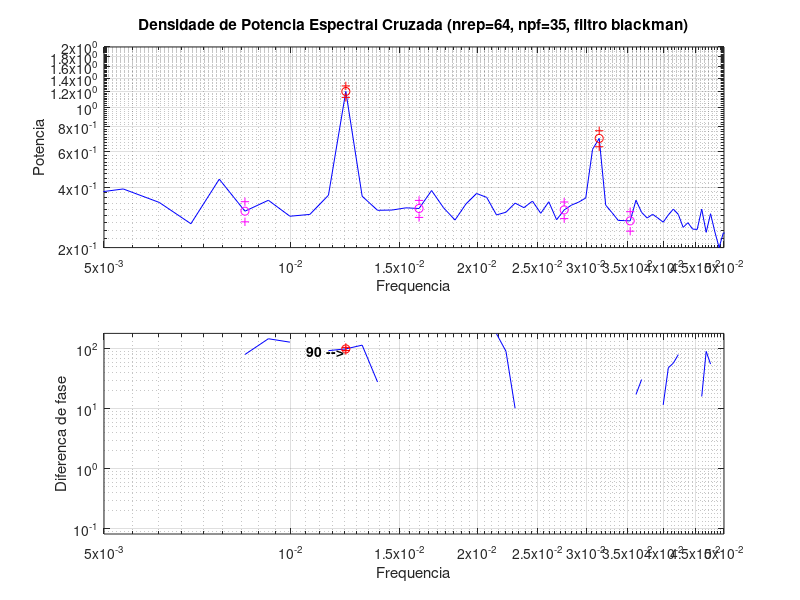

Write MATLAB code to recreate this figure.
clear all;

rt=2;
t=0:1:2^(18)-1;
t=t*rt;
w1=2*pi/101/rt;
w2=2*pi/164/rt;
w3=2*pi/254/rt;
h1=.25*pi;
h2=0;
h3=pi;
A1=1;
A2=0.5;
A3=2;
ys1=A1*sin(w1*t+h1)+A2*sin(w2*t+h2)+A3*sin(w3*t+h3);
yn=30*randn(size(t));
yns1=yn+ys1;  
h1=h1+.5*pi;
h3=h3-.5*pi;
ys2=A3*sin(w1*t+h1)+A1*sin(w3*t+h3);
yn=30*randn(size(t));
yns2=yn+ys2;  

lt=length(t);

npf=35;

inxs=(npf-1)/2;

myfilter=blackman(npf);

myfilter=myfilter/sum(myfilter);

nrep=64;

nfft=round(lt/nrep);

fyb=zeros(nfft/2,nrep);

for j=1:nrep,

  i1=(j-1)*nfft+1;
  i2=i1+nfft-1;
  
  y1=conv(yns1(i1:i2),myfilter);
  y2=conv(yns2(i1:i2),myfilter);
  
  y1=y1(inxs+1:length(y1)-inxs);
  y2=y2(inxs+1:length(y2)-inxs);

  
  fy1=fft(y1); 
  fy2=fft(y2); 
  
  fy=2*fy2.*conj(fy1)/nfft.^2; 
  
  fyb(:,j)=fliplr(fy((length(fy)/2)+1:length(fy)))';

end

fyb=fyb';


ma=mean(sqrt(fyb.*conj(fyb)));
sa=std(sqrt(fyb.*conj(fyb)))/sqrt(nrep);

f=atan2(imag(fyb),real(fyb));
fu=cos(f);
fv=sin(f);
mf=atan2(mean(fv),mean(fu));


sf=atan2(std(imag(fyb)),std(real(fyb)))/sqrt(nrep);

freq=2*pi*[1:length(t(1:nfft))/2]/max(t(1:nfft));

mas=fliplr(sort(ma));
mas=mas(1:2);
idx=[find(ma==mas(1)) find(ma==mas(2))];
idm=idx-5;
idn=idx+5;

%portrait

subplot(2,1,1),loglog(freq,ma,'b',freq(idx),ma(idx),'or');
hold on
loglog([freq(idx); freq(idx)],[ma(idx)-sa(idx);ma(idx)+sa(idx)],'+r');
loglog(freq(idm), ma(idm),'om');
loglog([freq(idm); freq(idm)],[ma(idm)-sa(idm);ma(idm)+sa(idm)],'+m');
loglog(freq(idn), ma(idn),'om');
loglog([freq(idn); freq(idn)],[ma(idn)-sa(idn);ma(idn)+sa(idn)],'+m');
hold off
grid on;
axis([5e-3 5e-2 .2 2])
set(gca,'xtick',linspace(5e-3,5e-2,10))
set(gca,'ytick',linspace(.2,2,10))

ylabel('Potencia')
xlabel('Frequencia')
title(['Densidade de Potencia Espectral Cruzada (nrep=' num2str(nrep) ', npf=' ...
       num2str(npf) ', filtro blackman)' ])
text(0.0311,1.5e3,' <--0.0311')
text(0.0124,2.25e3,'0.0124--> ','HorizontalAlignment','right')




subplot(2,1,2),semilogx(freq,(180/pi)*mf,'b',freq(idx),(180/pi)*mf(idx),'or');
hold on
loglog([freq(idx); freq(idx)],(180/pi)*[mf(idx)-sf(idx);mf(idx)+sf(idx)],'+r');
hold off
grid on;
axis([5e-3 5e-2 -180 180])
text(0.0311,-90,' <-- -90','fontweight','bold')
text(0.0124,90,'90 --> ','HorizontalAlignment','right','fontweight','bold')
ylabel('Diferenca de fase')
xlabel('Frequencia')
set(gca,'xtick',linspace(5e-3,5e-2,10))


